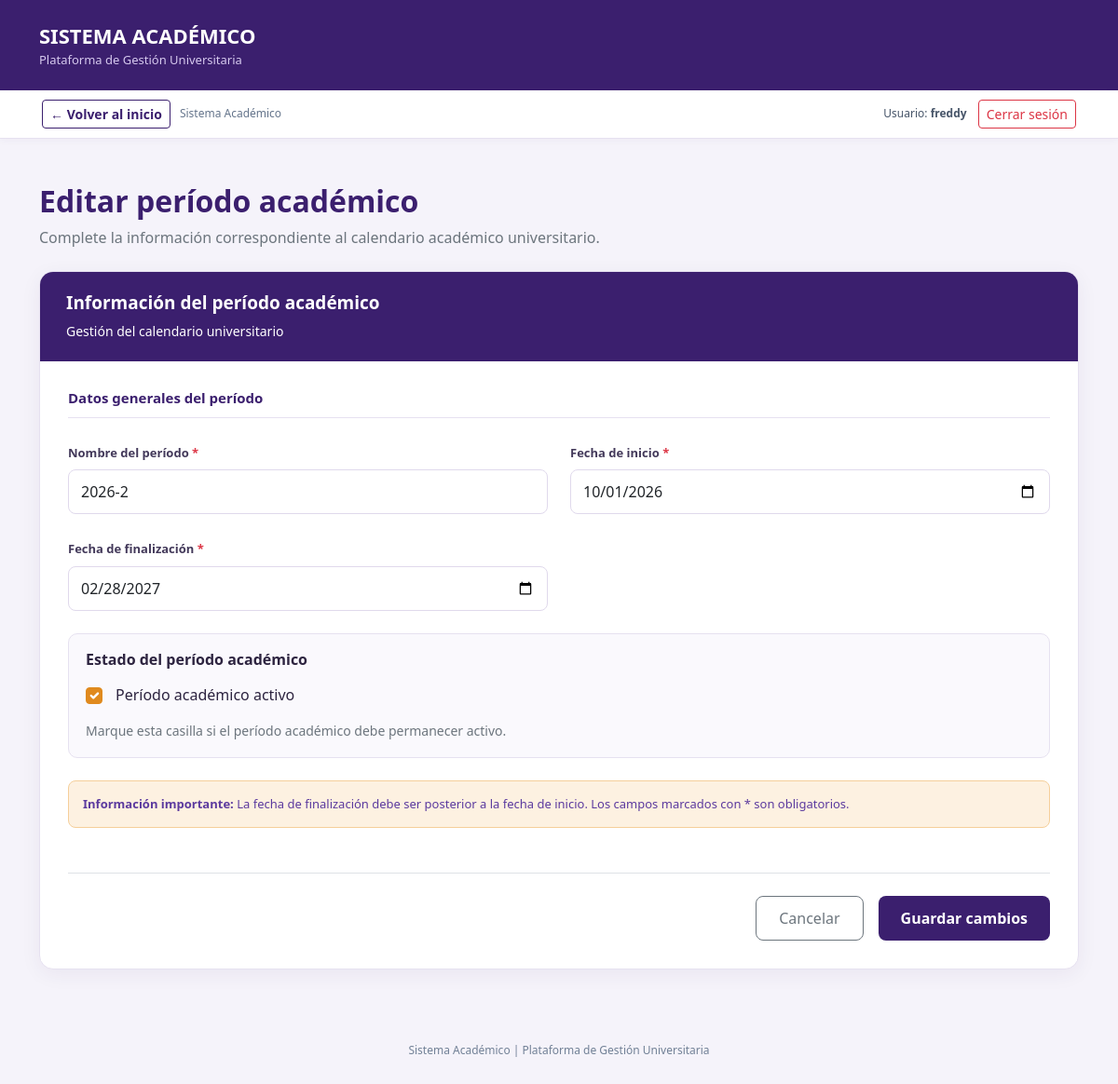
Page /academico/periodos/1/editar/ (signed in) on the committed database.
### academico/models.py (models this page shows, shortened)
class Periodo(ModeloBase):
    nombre = models.CharField(max_length=20, unique=True)
    fecha_inicio = models.DateField("Fecha de inicio")
    fecha_fin = models.DateField("Fecha de fin")
    activo = models.BooleanField(default=False)
    class Meta:
        verbose_name = "Periodo"
        verbose_name_plural = "Periodos"
        ordering = ["-fecha_inicio"]

### academico/views.py (the view)
class PeriodoUpdateView(
    LoginRequiredMixin,
    SuccessMessageMixin,
    UpdateView
):
    model = Periodo
    form_class = PeriodoForm
    template_name = "academico/periodo_form.html"
    success_url = reverse_lazy(
        "academico:periodo_lista"
    )
    success_message = (
        "Período académico actualizado correctamente."
    )
    login_url = "login"

### academico/templates/academico/periodo_form.html (shortened to what this page needs)
<!DOCTYPE html>
<html lang="es">
<head>
    <link
        href="https://cdn.jsdelivr.net/npm/bootstrap@5.3.3/dist/css/bootstrap.min.css"
        rel="stylesheet"
    >
</head>
<body>
    <header class="barra-superior">
        <div class="container">
            <div class="marca">
                SISTEMA ACADÉMICO
            </div>
            <div class="subtitulo">
                Plataforma de Gestión Universitaria
            </div>
        </div>
    </header>
    {% include "core/_navegacion.html" %}
    <main class="container py-5">
        <div class="mb-4">
            <h2 class="titulo-pagina">
                {% if object %}
                    Editar período académico
                {% else %}
                    Registrar período académico
                {% endif %}
            </h2>
            <p class="text-secondary">
                Complete la información correspondiente
                al calendario académico universitario.
            </p>
        </div>
        <div class="tarjeta">
            <div class="encabezado-form">
                <h3 class="titulo-form">
                    Información del período académico
                </h3>
                <div class="small mt-2">
                    Gestión del calendario universitario
                </div>
            </div>
            <div class="cuerpo-form">
                <form method="post">
                    <h5 class="titulo-seccion">
                        Datos generales del período
                    </h5>
                    <div class="row g-4">
                        {% for campo in form %}
                            {% if campo.name == "activo" %}
                                <div class="col-12">
                                    <div class="estado-periodo">
                                        <h6 class="fw-bold mb-3">
                                            Estado del período académico
                                        </h6>
                                        <div class="form-check">
                                            {{ campo }}
                                            <label
                                                class="form-check-label ms-2"
                                                for="{{ campo.id_for_label }}"
                                            >
                                                Período académico activo
                                            </label>
                                        </div>
                                        <p class="small text-secondary mt-3 mb-0">
                                            Marque esta casilla si el período
                                            académico debe permanecer activo.
                                        </p>
                                    </div>
                                </div>
                            {% else %}
                                <div class="col-md-6">
                                    <label
                                        class="form-label"
                                        for="{{ campo.id_for_label }}"
                                    >
                                        {{ campo.label }}
                                        {% if campo.field.required %}
                                            <span class="text-danger">*</span>
                                        {% endif %}
                                    </label>
                                    {{ campo }}
                                </div>
                            {% endif %}
                        {% endfor %}
                    </div>
                    <div class="mensaje-informativo mt-4">
                        <strong>Información importante:</strong>
                        La fecha de finalización debe ser
                        posterior a la fecha de inicio.
                        Los campos marcados con * son obligatorios.
                    </div>
                    <div class="border-top mt-5 pt-4">
                        <div class="d-flex flex-wrap gap-3 justify-content-end">
                            <a
                                href="{% url 'academico:periodo_lista' %}"
                                class="btn btn-outline-secondary btn-cancelar"
                            >
                                Cancelar
                            </a>
                            <button
                                type="submit"
                                class="btn btn-principal"
                            >
                                {% if object %}
                                    Guardar cambios
                                {% else %}
                                    Registrar período académico
                                {% endif %}
                            </button>
                        </div>
                    </div>
                </form>
            </div>
        </div>
    </main>
    <footer class="pie-sistema">
        Sistema Académico |
        Plataforma de Gestión Universitaria
    </footer>
</body>
</html>

### core/templates/core/_navegacion.html (shortened to what this page needs)
<nav aria-label="Navegación del sistema" style="background:#fff;border-bottom:1px solid #e6e1f0;box-shadow:0 2px 8px rgba(59,31,110,.04)">
  <div style="max-width:1140px;margin:0 auto;padding:10px 15px;display:flex;align-items:center;justify-content:space-between;gap:12px;flex-wrap:wrap">
    <div style="display:flex;align-items:center;gap:10px;flex-wrap:wrap">
      {% if request.path != '/' %}
      <a href="{% url 'inicio' %}" class="btn btn-outline-primary btn-sm" style="border-color:#3b1f6e;color:#3b1f6e;font-weight:600">
        &larr; Volver al inicio
      </a>
      {% else %}
      <span style="font-weight:700;color:#3b1f6e;font-size:14px">Panel principal</span>
      {% endif %}
      <span style="font-size:12px;color:#64748b">Sistema Académico</span>
    </div>
    <div style="display:flex;align-items:center;gap:12px;flex-wrap:wrap">
      <span style="font-size:12px;color:#475569">Usuario: <strong>{{ request.user.get_username }}</strong></span>
      <form action="{% url 'logout' %}" method="post" style="margin:0">
        <button type="submit" class="btn btn-outline-danger btn-sm" aria-label="Cerrar sesión del sistema">Cerrar sesión</button>
      </form>
    </div>
  </div>
</nav>

### academico/templates/academico/periodo_form.html (style rules this page uses)
body { background: #f5f3fa; font-family: 'Segoe UI', Arial, sans-serif; color: #2d2440; min-height: 100vh; }
.barra-superior { background: #3b1f6e; padding: 22px 0; color: white; }
.marca { font-size: 22px; font-weight: 700; }
.subtitulo { color: #d6c9ee; font-size: 13px; }
.titulo-pagina { color: #3b1f6e; font-weight: 700; }
.tarjeta { background: white; border: 1px solid #e6e1f0; border-radius: 15px; box-shadow: 0 5px 22px rgba(45,25,85,.06); overflow: hidden; }
.encabezado-form { background: #3b1f6e; padding: 22px 28px; color: white; }
.titulo-form { font-size: 19px; font-weight: 700; margin: 0; }
.cuerpo-form { padding: 30px; }
.titulo-seccion { color: #3b1f6e; font-size: 15px; font-weight: 700; border-bottom: 1px solid #e6e1f0; padding-bottom: 12px; margin-bottom: 24px; }
.form-label { font-size: 13px; font-weight: 600; color: #43395a; }
.form-control, .form-select { border-radius: 8px; border-color: #e0d9ec; padding: 11px 13px; }
.form-check-input { width: 18px; height: 18px; cursor: pointer; }
.form-check-input:checked { background-color: #e08a1e; border-color: #e08a1e; }
.estado-periodo { background: #faf9fd; border: 1px solid #e6e1f0; border-radius: 10px; padding: 18px; }
.btn-principal { background: #3b1f6e; color: white; border: none; padding: 11px 24px; border-radius: 8px; font-weight: 600; }
.btn-cancelar { padding: 11px 24px; border-radius: 8px; }
.mensaje-informativo { background: #fdf1e1; border: 1px solid #f5cf9a; color: #5b3a9e; border-radius: 8px; padding: 15px; font-size: 13px; }
.pie-sistema { text-align: center; color: #718096; font-size: 12px; padding: 30px; }

### rows in the picture
Periodo: form "2026-2" "10/01/2026" "02/28/2027", form "☑"

### other values in the picture
{{ request.user.get_username }} "freddy"
{{ campo.label }} "Nombre del período" "Fecha de inicio" "Fecha de finalización"
